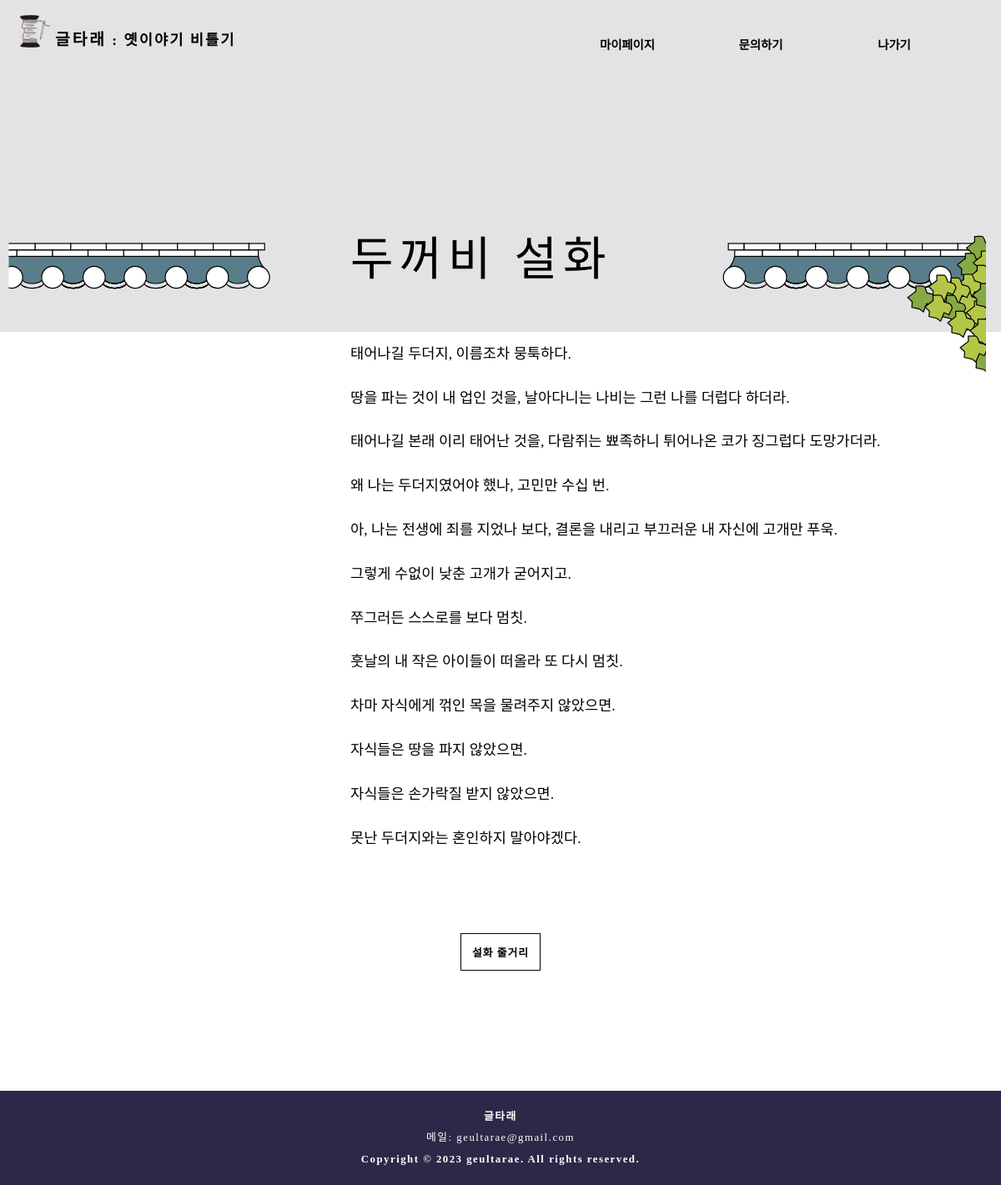
Page /writing/1/ (signed in) on the committed database.
### geultarae/models.py (models this page shows)
class Writing(models.Model):
    title = models.CharField(max_length=200)
    hint = models.CharField(max_length=200, help_text="힌트")
    date_available = models.DateTimeField()
    text = models.TextField(max_length=10000, null=True)
    @property
    def is_available(self):
        return bool(self.date_available <= timezone.now() < self.date_available + timedelta(days=1))

### geultarae/views.py (the view)
# urls.py: path('writing/<int:pk>/', views.writing, name='writing'),
@login_required
def writing(request, pk):
    w = get_object_or_404(Writing, pk=pk)
    current_user = request.user
    def already_chosen(id, chosen):
        remaining = [i for i in range(1, 4) if i != id]
        for elm in remaining:
            if str(((id - 1) // 3) + elm) in chosen:
                return True
        return False
    if (not w.is_available) or (already_chosen(pk, current_user.writings)):
        return HttpResponseRedirect(reverse('index'))
    context = {
        'writing': w,
    }
    if str(pk) not in current_user.writings:
        current_user.writings += str(pk)
        current_user.save()
    return render(request, 'writing.html', context=context)

### templates/writing.html (shortened to what this page needs)
<!DOCTYPE html>
<html lang="ko">
<head>
    {% load static %}
    <div class="upper-bar">
        <div>
            <img id="logo" src="{% static 'image/logo.svg' %}" width="3%" height="auto">
        </div>
        <div class="project_title">
            <b><a href="{% url 'index' %}">글타래</a></b>
        </div>
        <div class="project_subtitle">
            <p><b>: 옛이야기 비틀기</b></p>
        </div>
        <div class="upper-contents">
            <div class="logout"><a href="{% url 'logout' %}?next={{ request.path }}"><b>나가기</b></a></div>
            <div class="ask"><a href="{% url 'ask' %}"><b>문의하기</b></a></div>
            <div class="mypage"><a href="{% url 'mypage' %}"><b>마이페이지</b></a></div>
        </div>
    </div>
</head>
<body>
    <div class="writing_body">
        <div class="writing_img">
            <img src="{% static 'image/writing.svg' %}">
        </div>
        <div class="writing_title">
            <p>{{ writing.title }}</p>
        </div>
    </div>
    <div class="writing">
        {% autoescape off %}
            {{ writing.text }}
        {% endautoescape %}
    </div>
    <button type="button" class="story-btn" onclick="window.open('#', '설화 줄거리', 'width=600, height=800, scrollbars= yes, toolbar=no, menubar=no')"><b>설화 줄거리</b></button>
</body>
<footer>
    <p><b>글타래</b></p>
    <p>메일: geultarae@gmail.com</p>
    <p><b>Copyright © 2023 geultarae. All rights reserved.</b></p>
</footer>

### templates/writing.html (style rules this page uses)
head { display: inline-block; }
#logo { float: left; margin-left: 2%; }
.project_title { font-family: 'MaruBuri-Regular'; color: black; font-size: 1.2em; text-align: left; margin-left: 0.5%; line-height: 0; letter-spacing: 3px; display: inline-block; }
.project_title a { text-decoration: none; color: black; }
.project_subtitle { font-family: 'MaruBuri-Regular'; color: black; font-size: 1.1em; text-align: left; padding-top: 1%; margin-left: 0.2%; line-height: 0; letter-spacing: 2px; display: inline-block; }
.upper-contents { float: right; background-color: transparent; font-family: 'MaruBuri-Regular'; border: none; cursor: pointer; font-size: 0.9em; text-align: center; margin-right: 4%; }
.mypage { margin-top: 3%; padding: 10px 20px; width: 120px; float: right; }
.ask { margin-top: 3%; padding: 10px 20px; width: 120px; float: right; }
.logout { margin-top: 3%; padding: 10px 20px; width: 120px; float: right; }
.mypage a { text-decoration: none; color: black; }
.ask a { text-decoration: none; color: black; }
.logout a { text-decoration: none; color: black; }
body { background-image: linear-gradient(to bottom, #e3e3e5 28%, white 28%); background-size:100% 100%; margin: 0; padding: 0; }
.writing_body { position: relative; }
.writing_img { margin-top: 15%; position: absolute; width: 100%; height: auto; }
.writing_title { position: absolute; margin-top: 12%; left: 35%; font-family: 'MaruBuri-Regular'; color: black; font-size: 3.5em; text-align: center; letter-spacing: 7px; }
.writing { padding: 15% 0% 0% 35%; margin: 12% 0 0 0; font-family: 'MaruBuri-Regular'; color: black; font-size: 1.1em; text-align: left; line-height: 2em; }
.story-btn { display: block; font-family: 'MaruBuri-Regular'; font-size: 0.8em; border: 1.5px solid black; color: black; text-align: center; letter-spacing: 1px; width: 8%; padding: 12px 12px; margin: 8% auto 12% auto; background-color: transparent; cursor: pointer; }
footer { display: block; background-color: #2f2748; color: white; font-family: 'MaruBuri-Regular'; text-align: center; font-size: 0.8em; margin-top: 8%; padding-top: 1%; padding-bottom: 1%; line-height: 1em; letter-spacing: 1.5px; }

### rows in the picture
Writing: title "두꺼비 설화", text "태어나길 본래 이리 태어난 것을, 다람쥐는 뾰족하니 튀어나온 코가 징그럽다 도망가더라. 왜 나는 두더지였어야 했나, 고민만 수십 번. 아, 나는 전생에 죄를 지었나 보다, 결론을 내리고 부끄러운 내 자신에 고개만 푸욱. 그렇게 수없이 낮춘 고개가 굳어지고. 쭈그러든 스스로를 보다 멈칫. 훗날의 내 작은 아이들이 떠올라 또 다시 멈칫. 차마 자식에게 꺾인 목을 물려주지 않았으면. 자식들은 땅을 파지 않았으면. 자식들은 손가락질 받지 않았으면. 못난 두더지와는 혼인하지 말아야겠다."
